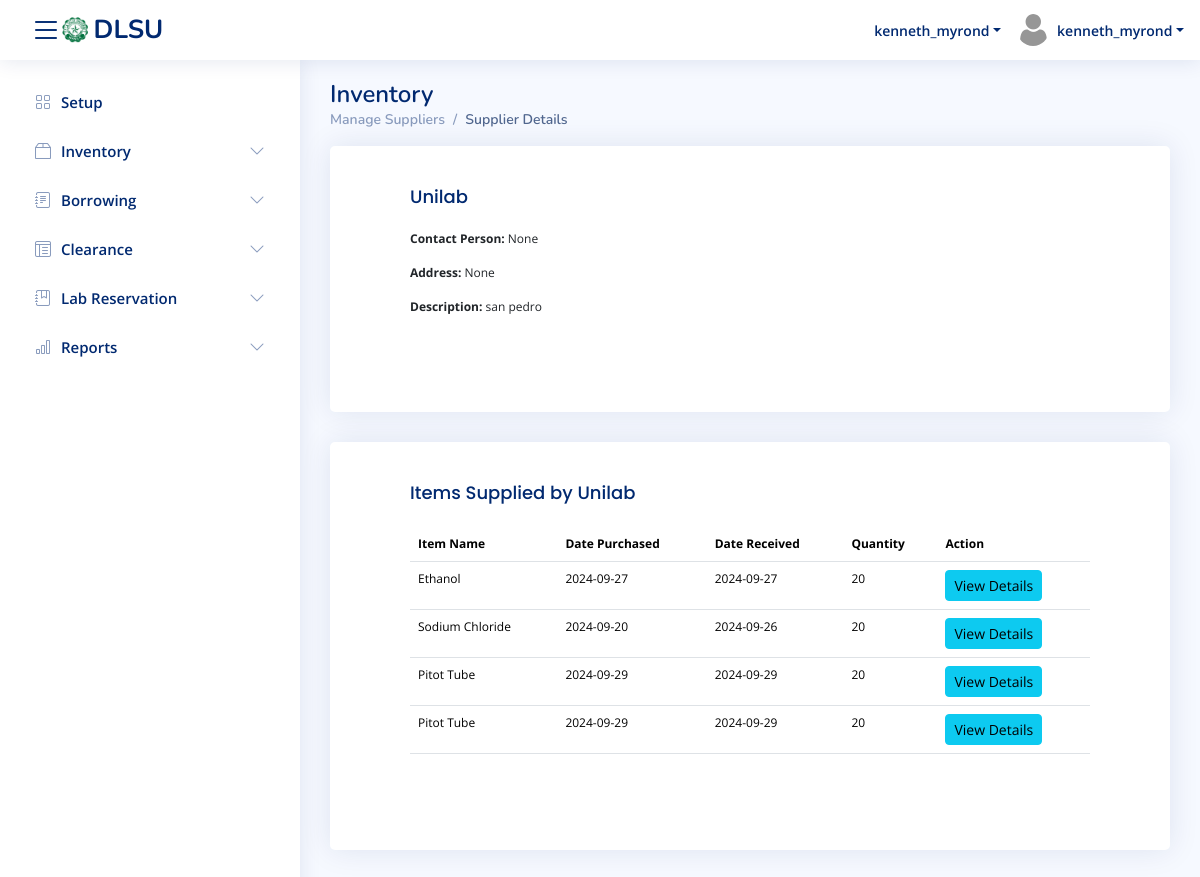
/inventory/supplierDetails/3/ (signed in), run on an earlier commit of the app's database.
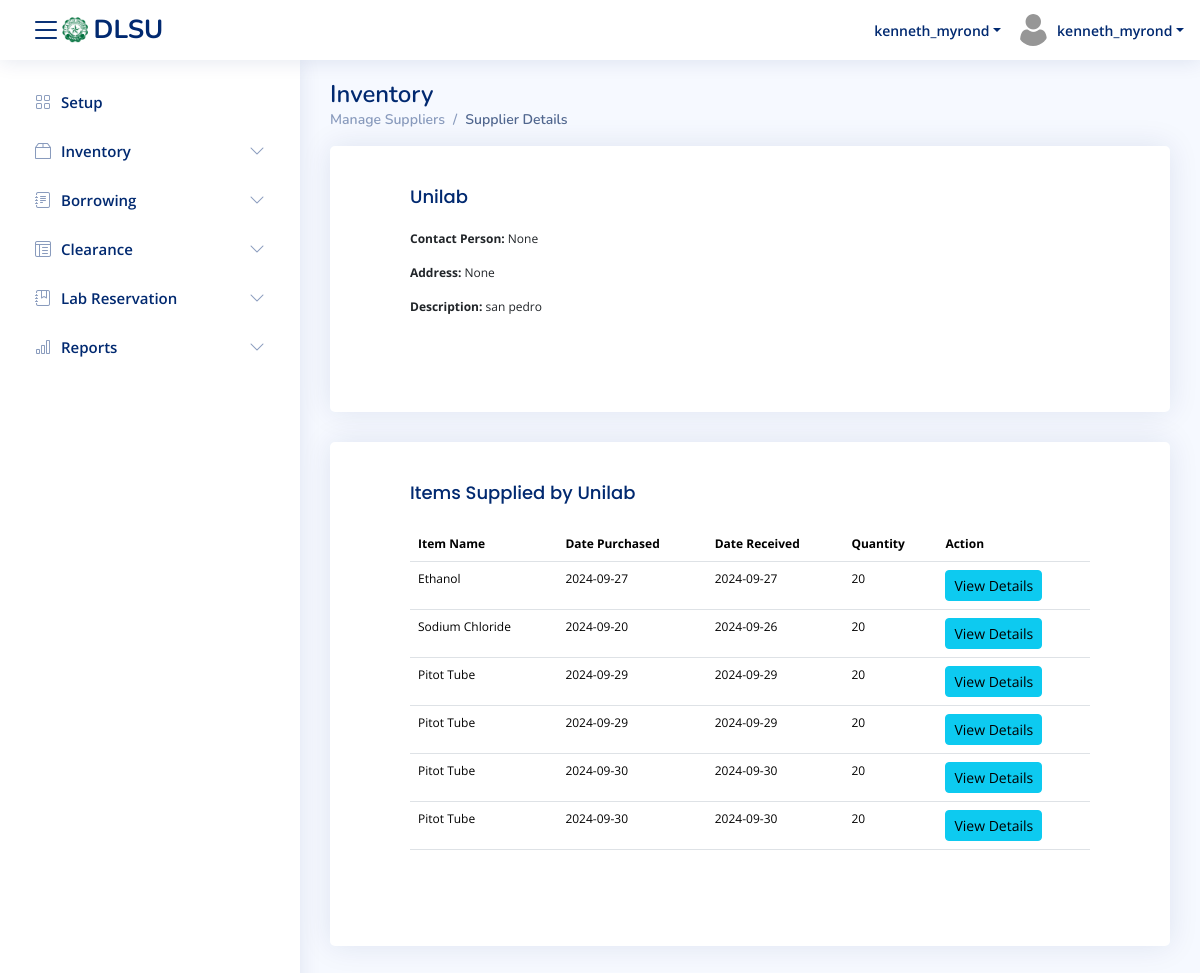
And on a later commit of the database.
### core/models.py (models this page shows, shortened)
class item_handling(models.Model):
    item_handling_id = models.AutoField(primary_key=True)
    inventory_item = models.ForeignKey('item_inventory', on_delete=models.SET_NULL, null=True, blank=True)
    updated_on = models.DateTimeField(null=True, blank=True)
    updated_by = models.ForeignKey('User', on_delete=models.SET_NULL, null=True, blank=True)
    changes = models.CharField(max_length=1) # 'A' for add, 'R' for remove
    qty = models.IntegerField()

class item_inventory(models.Model):
    inventory_item_id = models.AutoField(primary_key=True)
    item = models.ForeignKey('item_description', on_delete=models.CASCADE)
    supplier = models.ForeignKey('suppliers', on_delete=models.SET_NULL, null=True, blank=True)
    date_purchased = models.DateTimeField(null=True, blank=True)
    date_received = models.DateTimeField(null=True, blank=True)
    purchase_price = models.FloatField(null=True, blank=True)
    remarks = models.CharField(max_length=45, null=True, blank=True)
    qty = models.IntegerField()

class item_description(models.Model):
    item_id = models.AutoField(primary_key=True)
    laboratory = models.ForeignKey('Laboratory', on_delete=models.CASCADE, null=True, blank=True)
    item_name = models.CharField(max_length=45, null=True, blank=True)
    itemType = models.ForeignKey('item_types', on_delete=models.SET_NULL, null=True, blank=True)
    amount = models.FloatField(null=True, blank=True)
    dimension = models.CharField(max_length=10, null=True, blank=True)
    alert_qty = models.IntegerField(null=True, blank=True)
    add_cols = models.CharField(max_length=45, null=True, blank=True)
    rec_expiration = models.BooleanField(default=False)
    is_disabled = models.BooleanField(default=False)
    allow_borrow = models.BooleanField(default=False)

### core/views.py (the view)
# urls.py: path('inventory/supplierDetails/<int:supplier_id>/', views.inventory_supplierDetails_view, name='inventory_supplierDetails'),
def inventory_supplierDetails_view(request, supplier_id):
    if not request.user.is_authenticated:
        return redirect('userlogin')
    supplier = suppliers.objects.get(suppliers_id=supplier_id)
    items = item_inventory.objects.filter(supplier=supplier)
    item_handling_entries = item_handling.objects.filter(
        inventory_item__supplier=supplier,
        changes='A'
    ).select_related('inventory_item')  # Use select_related to reduce DB queries
    return render(request, 'mod_inventory/inventory_supplierDetails.html', {
        'supplier': supplier,
        'items': items,
        'item_handling_entries': item_handling_entries
    })

### core/context_processors.py (called while the page is built)
def labs_context(request):
    return {
        'laboratories': laboratory.objects.filter(is_available=True),
        'selected_lab_name': request.session.get('selected_lab_name')
    }

### core/templates/mod_inventory/inventory_supplierDetails.html (shortened to what this page needs)
{% extends 'temp_navbar.html' %}
{% load socialaccount inventory_extras %}
{% block content %}
  <div class="pagetitle">
    <h1>Inventory</h1>
    <nav>
      <ol class="breadcrumb">
        <li class="breadcrumb-item"><a href="{% url 'inventory_manageSuppliers' %}">Manage Suppliers</a></li>
        <li class="breadcrumb-item active">Supplier Details</li>
      </ol>
    </nav>
  </div>
  <section class="section">
    <div class="row">
      <div class="col-lg-12">
        <div class="card">
          <div class="card-body">
            <h5 class="card-title">{{ supplier.supplier_name }}</h5>
            <p><strong>Contact Person:</strong> {{ supplier.contactPerson }}</p>
            <p><strong>Address:</strong> {{ supplier.address }}</p>
            <p><strong>Description:</strong> {{ supplier.description }}</p>
          </div>
        </div>
      </div>
    </div>
  </section>
  <section class="section">
    <div class="row">
      <div class="col-lg-12">
        <div class="card">
          <div class="card-body">
            <h5 class="card-title">Items Supplied by {{ supplier.supplier_name }}</h5>
            <table class="table datatable">
              <thead>
                <tr>
                  <th>Item Name</th>
                  <th>Date Purchased</th>
                  <th>Date Received</th>
                  <th>Quantity</th>
                  <th>Action</th>
                </tr>
              </thead>
              <tbody>
                {% for handling in item_handling_entries %}
                  <tr>
                    <td>{{ handling.inventory_item.item.item_name }}</td>
                    <td>{{ handling.inventory_item.date_purchased|date:"Y-m-d" }}</td>
                    <td>{{ handling.inventory_item.date_received|date:"Y-m-d" }}</td>
                    <td>{{ handling.qty }}</td>
                    <td>
                      <button type="button" class="btn btn-info btn-sm" data-toggle="modal" data-target="#inventoryDetailsModal{{ handling.inventory_item.inventory_item_id }}">
                        View Details
                      </button>
                    </td>
                  </tr>
                {% empty %}
                  <tr>
                    <td colspan="5" class="text-center">No handling records found for this supplier.</td>
                  </tr>
                {% endfor %}
              </tbody>
            </table>
          </div>
        </div>
      </div>
    </div>
  </section>
{% endblock %}

What changed in the data, as far as the page shows it:
added item_handling: inventory_item.item.item_name "Pitot Tube", inventory_item.date_purchased "2024-09-30", inventory_item.date_received "2024-09-30", qty "20"
added item_handling: inventory_item.item.item_name "Pitot Tube", inventory_item.date_purchased "2024-09-30", inventory_item.date_received "2024-09-30", qty "20"
